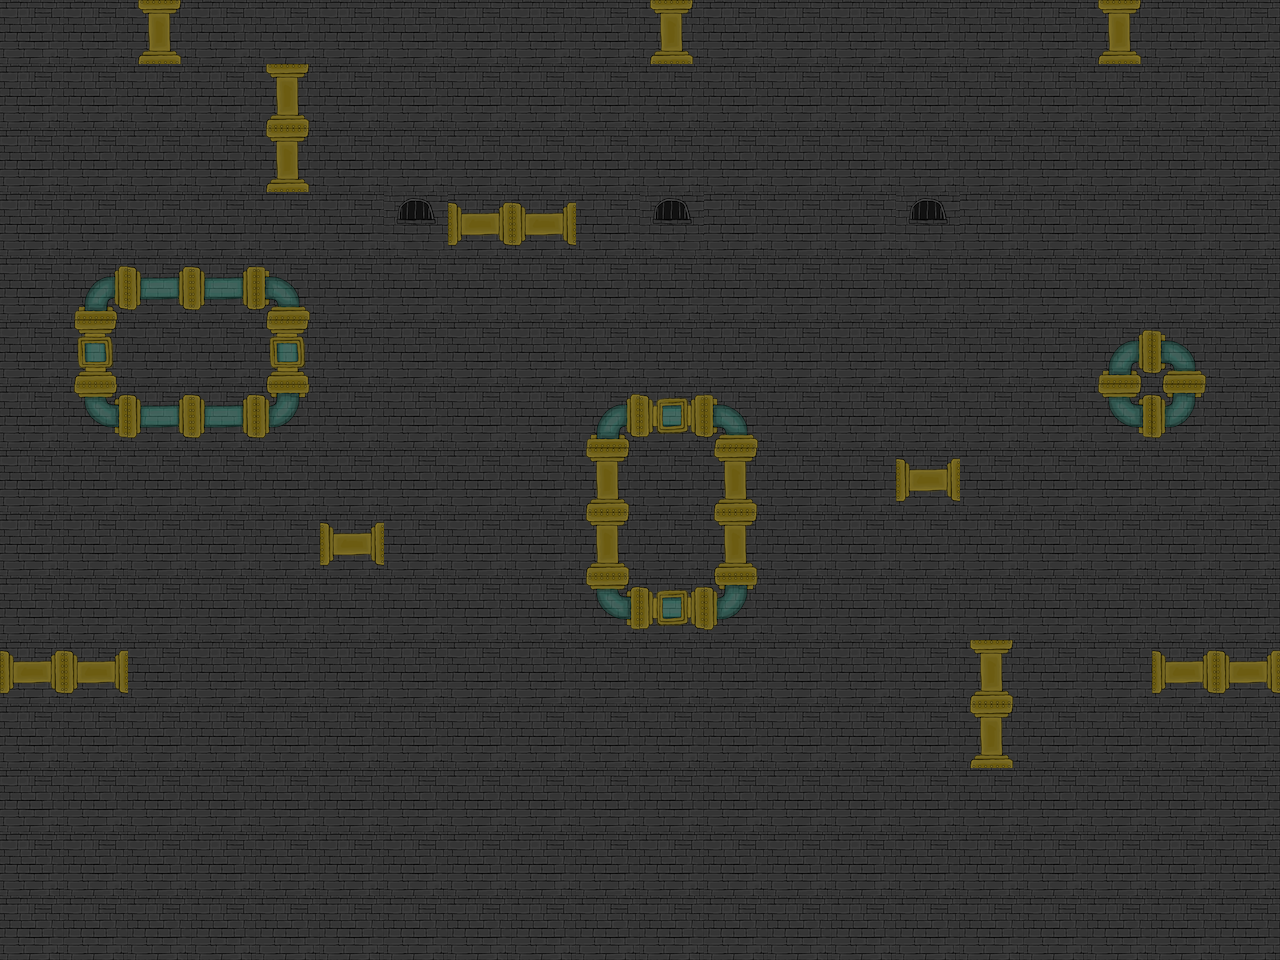

Tiled map render using the project's own tile images. Description and the whole map definition, tile-layer contents included, below:
An orthogonal 20x15 tile map with 64x64 px tiles, 2 tile layers (Tile Layer 1, Tile Layer 2).

<map version="1.2" tiledversion="1.3.2" orientation="orthogonal" renderorder="right-down" compressionlevel="-1" width="20" height="15" tilewidth="64" tileheight="64" infinite="0" nextlayerid="3" nextobjectid="1">
 <editorsettings>
  <export target="dan/v2.csv" format="csv" />
 </editorsettings>
 <tileset firstgid="1" source="dTiles.tsx" />
 <layer id="1" name="Tile Layer 1" width="20" height="15">
  <data encoding="csv">
2,2,2,2,2,2,2,2,2,2,2,2,2,2,2,2,2,2,2,2,
2,2,2,2,2,2,2,2,2,2,2,2,2,2,2,2,2,2,2,2,
2,2,2,2,2,2,2,2,2,2,2,2,2,2,2,2,2,2,2,2,
2,2,2,2,2,2,5,2,2,2,5,2,2,2,5,2,2,2,2,2,
2,2,2,2,2,2,2,2,2,2,2,2,2,2,2,2,2,2,2,2,
2,2,2,2,2,2,2,2,2,2,2,2,2,2,2,2,2,2,2,2,
2,2,2,2,2,2,2,2,2,2,2,2,2,2,2,2,2,2,2,2,
2,2,2,2,2,2,2,2,2,2,2,2,2,2,2,2,2,2,2,2,
2,2,2,2,2,2,2,2,2,2,2,2,2,2,2,2,2,2,2,2,
2,2,2,2,2,2,2,2,2,2,2,2,2,2,2,2,2,2,2,2,
2,2,2,2,2,2,2,2,2,2,2,2,2,2,2,2,2,2,2,2,
2,2,2,2,2,2,2,2,2,2,2,2,2,2,2,2,2,2,2,2,
2,2,2,2,2,2,2,2,2,2,2,2,2,2,2,2,2,2,2,2,
2,2,2,2,2,2,2,2,2,2,2,2,2,2,2,2,2,2,2,2,
2,2,2,2,2,2,2,2,2,2,2,2,2,2,2,2,2,2,2,2
</data>
 </layer>
 <layer id="2" name="Tile Layer 2" width="20" height="15">
  <data encoding="csv">
0,0,8,0,0,0,0,0,0,0,8,0,0,0,0,0,0,8,0,0,
0,0,0,0,8,0,0,0,0,0,0,0,0,0,0,0,0,0,0,0,
0,0,0,0,8,0,0,0,0,0,0,0,0,0,0,0,0,0,0,0,
0,0,0,0,0,0,5,14,14,0,5,0,0,0,5,0,0,0,0,0,
0,16,10,10,15,0,0,0,0,0,0,0,0,0,0,0,0,0,0,0,
0,4,0,0,4,0,0,0,0,0,0,0,0,0,0,0,0,16,15,0,
0,12,10,10,11,0,0,0,0,16,13,15,0,0,0,0,0,12,11,0,
0,0,0,0,0,0,0,0,0,8,0,8,0,0,14,0,0,0,0,0,
0,0,0,0,0,14,0,0,0,8,0,8,0,0,0,0,0,0,0,0,
0,0,0,0,0,0,0,0,0,12,13,11,0,0,0,0,0,0,0,0,
14,14,0,0,0,0,0,0,0,0,0,0,0,0,0,8,0,0,14,14,
0,0,0,0,0,0,0,0,0,0,0,0,0,0,0,8,0,0,0,0,
0,0,0,0,0,0,0,0,0,0,0,0,0,0,0,0,0,0,0,0,
0,0,0,0,0,0,0,0,0,0,0,0,0,0,0,0,0,0,0,0,
0,0,0,0,0,0,0,0,0,0,0,0,0,0,0,0,0,0,0,0
</data>
 </layer>
</map>